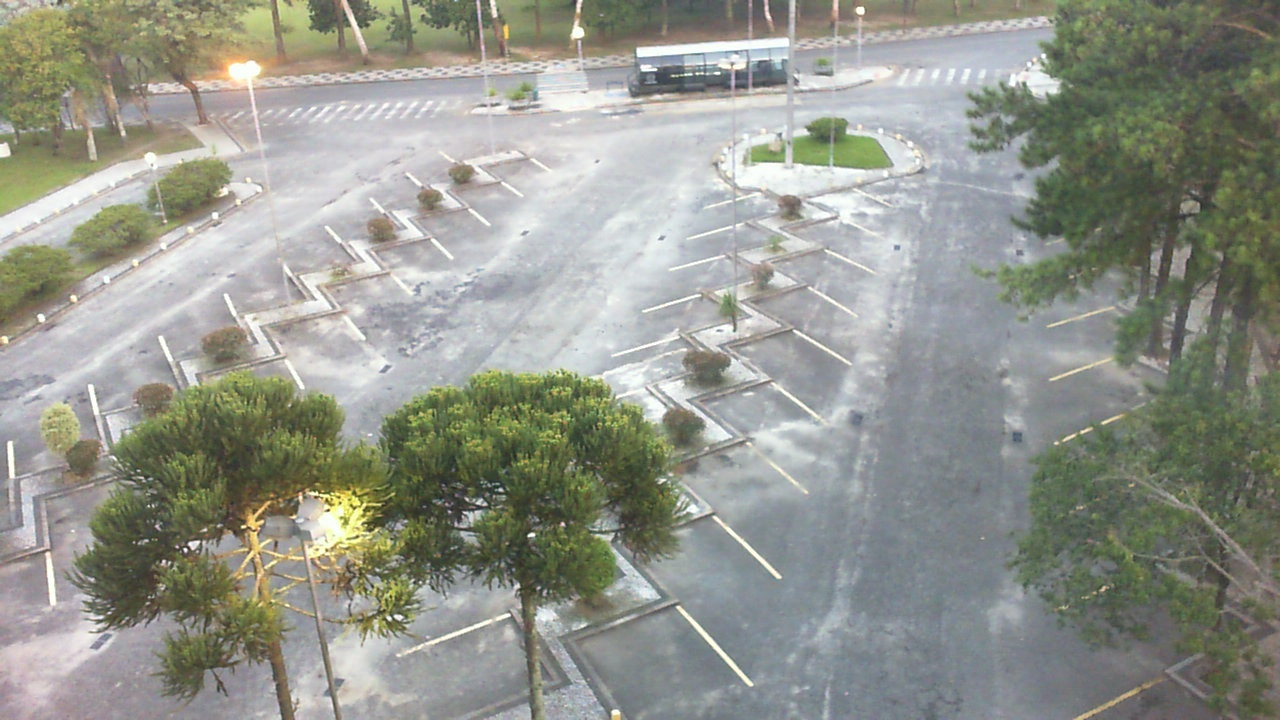
#> input picture test_cloudy/2013-01-16_07_50_03.jpg, 1280 x 720 px
$ python testing_cars.py --imgPath test_cloudy/2013-01-16_07_50_03.jpg --featureType HAAR --scaleFactor 1.0 --minimumNeighbors 5
#> lines starting #> are read from the running program, lines starting #| are printed output that depends on the picture
import cv2
import xml.etree.ElementTree as ET
import os
import sys
import argparse

def model_test(img, xmlfilename, detector, scaleFactor, minNeighbors):
    img_gray = cv2.cvtColor(img, cv2.COLOR_BGR2GRAY)
    cars = detector.detectMultiScale(img_gray, scaleFactor, minNeighbors, maxSize=(100, 100), minSize=(20, 20))

    for (x, y, w, h) in cars:
        cv2.rectangle(img, (x, y), (x + w, y + h), (0, 0, 255), 2)

    parking_occ = 0
    parking_emp = 0
    true_positives = 0
    false_positives = 0
    coordinates = dict()

    tree = ET.parse(xmlfilename)
    e = tree.getroot()
    for space in e.findall('space'):
        id = space.get('id')
        occupied = space.get('occupied')
        if occupied == '1':
            parking_occ = parking_occ + 1
        else:
            parking_emp = parking_emp + 1

        coordinates[id] = []
        for point in space.iter('point'):
            x = point.attrib.get('x')
            y = point.attrib.get('y')
            coordinates[id].append((x, y))
        x1 = [int(x) for (x, y) in coordinates[id]]
        y1 = [int(y) for (x, y) in coordinates[id]]
        x_mid = (min(x1) + max(x1)) / 2
        y_mid = (min(y1) + max(y1)) / 2
        for (cx, cy, w, h) in cars:
            if cx < x_mid and x_mid < (cx + w) and cy < y_mid and y_mid < (cy + h) and occupied == '1':
                true_positives = true_positives + 1
                break
            elif cx < x_mid and x_mid < (cx + w) and cy < y_mid and y_mid < (cy + h) and occupied == '0':
                false_positives = false_positives + 1
                break

    false_negatives = parking_occ - true_positives
    true_negatives = parking_emp - false_positives

    accuracy = ((true_positives + true_negatives) / (parking_occ + parking_emp)) * 100

    print("The number of parking spots that are filled = ", parking_occ)
    print("The number of parking spots that are empty = ", parking_emp)
    print("\n")
    print("The number of True Positives = ", true_positives)
    print("The number of False Positives = ", false_positives)
    print("The number of True Negatives = ", true_negatives)
    print("The number of False Negatives = ", false_negatives)
    print("\n")
    print("Accuracy = ", accuracy)
    print("\n\n")

    return (img)


def main():
    parser = argparse.ArgumentParser()
    parser.add_argument("-img", "--imgPath", dest="imgPath", help="Specify the path to the image", required=True)
    parser.add_argument("-ft", "--featureType", dest="featureType",
                        help="Specify the feature type of the classifier to be used (HAAR - HAAR Classifier,  LBP - Local Binary Pattern Classifier)", required=True,
                        type=str, choices=['HAAR', 'LBP'])
    parser.add_argument("-sf", "--scaleFactor", dest="scaleFactor",
                        help="Specify how much the image size is reduced at each image scale",
                        type=float, required=True)
    parser.add_argument("-mn", "--minimumNeighbors", dest="minNeighbors",
                        help="Specify how many neighbors each candidate rectangle should have to retain it",
                        type=int, required=True)

    args = parser.parse_args()

    img = cv2.imread(args.imgPath)
#> img is the input picture: shape (720, 1280, 3); mean B, G, R 139.8, 149.3, 146.6
    if img is None:
        print("ERROR: The path to the image is incorrect. Please try again")
        sys.exit()
    else:
        outputfile = os.path.splitext(args.imgPath)[0] + args.featureType + "_output.jpg"
        xmlfilename = os.path.splitext(args.imgPath)[0] + ".xml"
        print("\nImage Filename: ", args.imgPath + "\n")

    if args.featureType == 'HAAR':
        detector = cv2.CascadeClassifier("haar_training/cascade.xml")
        result = model_test(img, xmlfilename, detector, args.scaleFactor, args.minNeighbors)
#> in model_test, `img_gray = cv2.cvtColor(img, cv2.COLOR_BGR2GRAY)`:
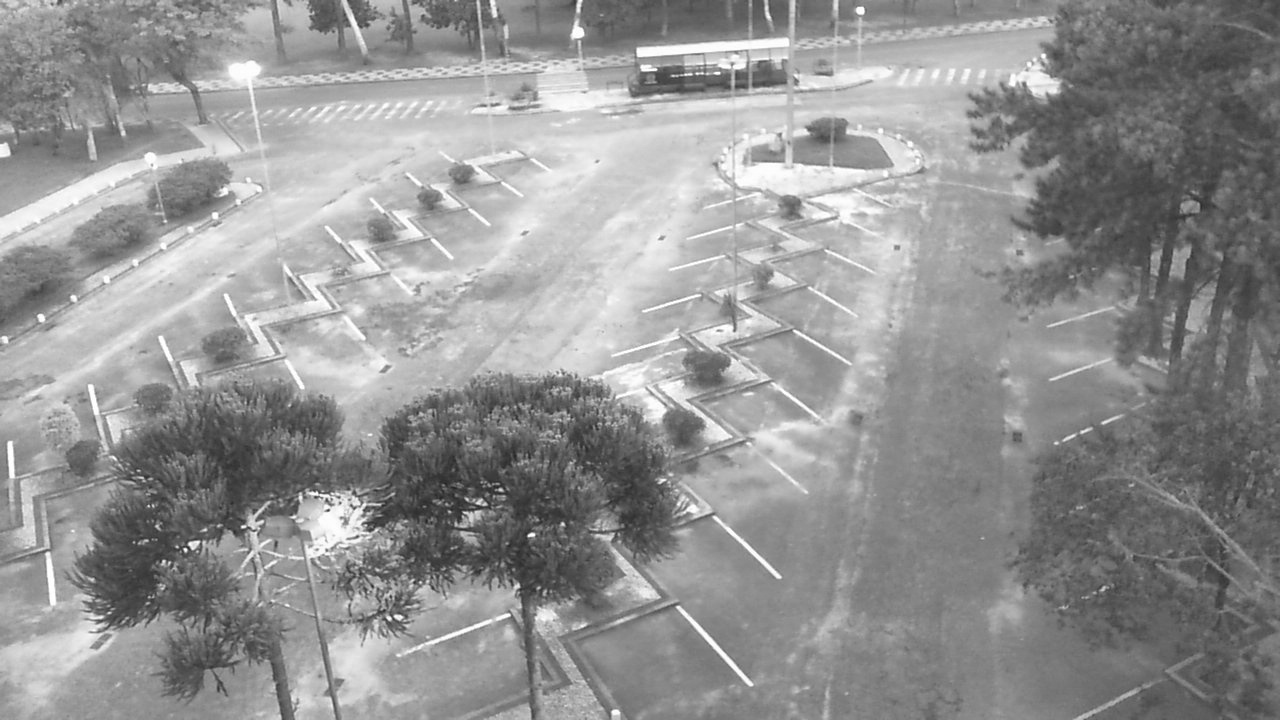
#> img_gray: shape (720, 1280); min 34, max 255, mean 147.4
        cv2.imwrite(outputfile, result)

    if args.featureType == 'LBP':
        detector = cv2.CascadeClassifier("LBP_training/cascade.xml")
        result = model_test(img, xmlfilename, detector, args.scaleFactor, args.minNeighbors)
        cv2.imwrite(outputfile, result)


if __name__ == "__main__":
#> (the run stopped early here; a loop or call above may not have finished)
